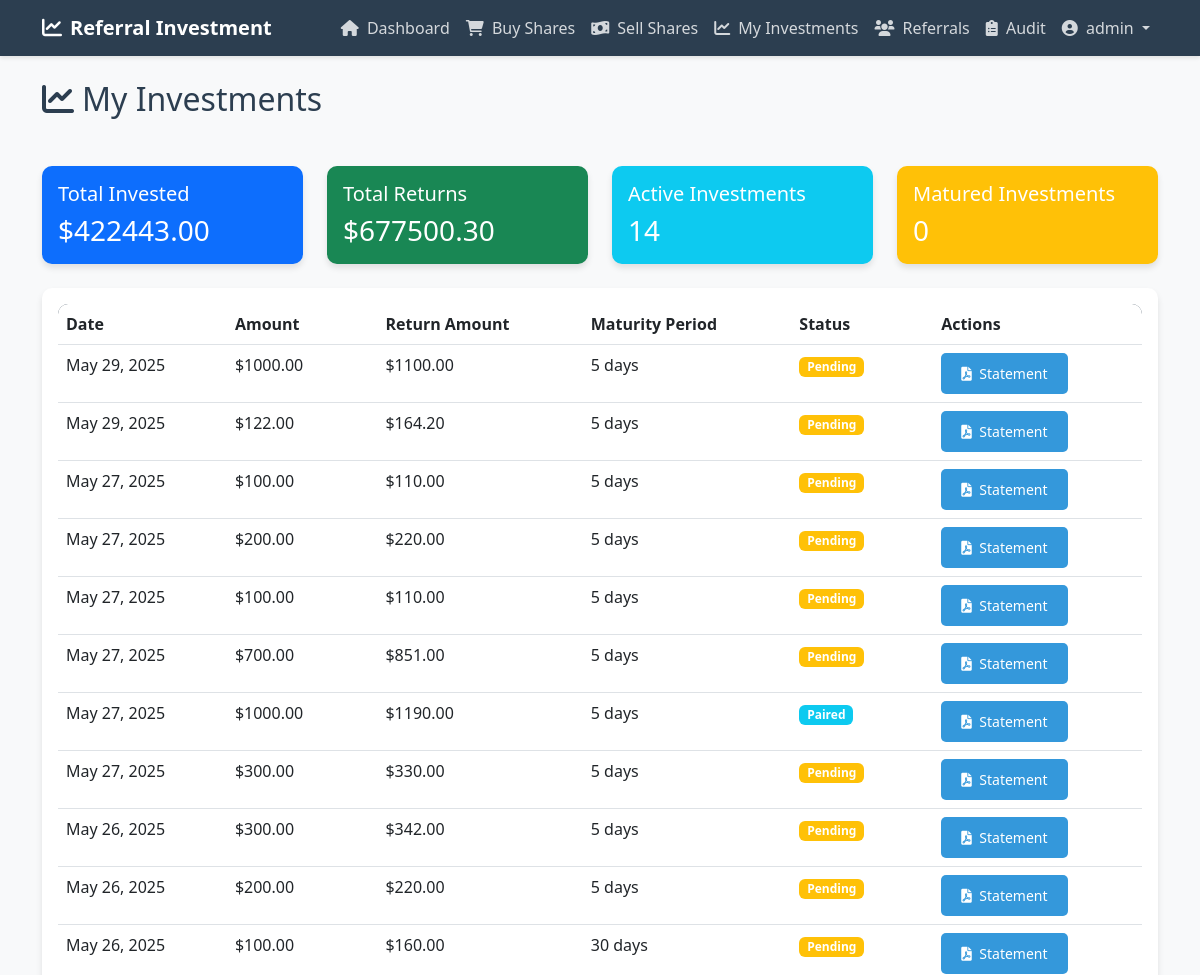
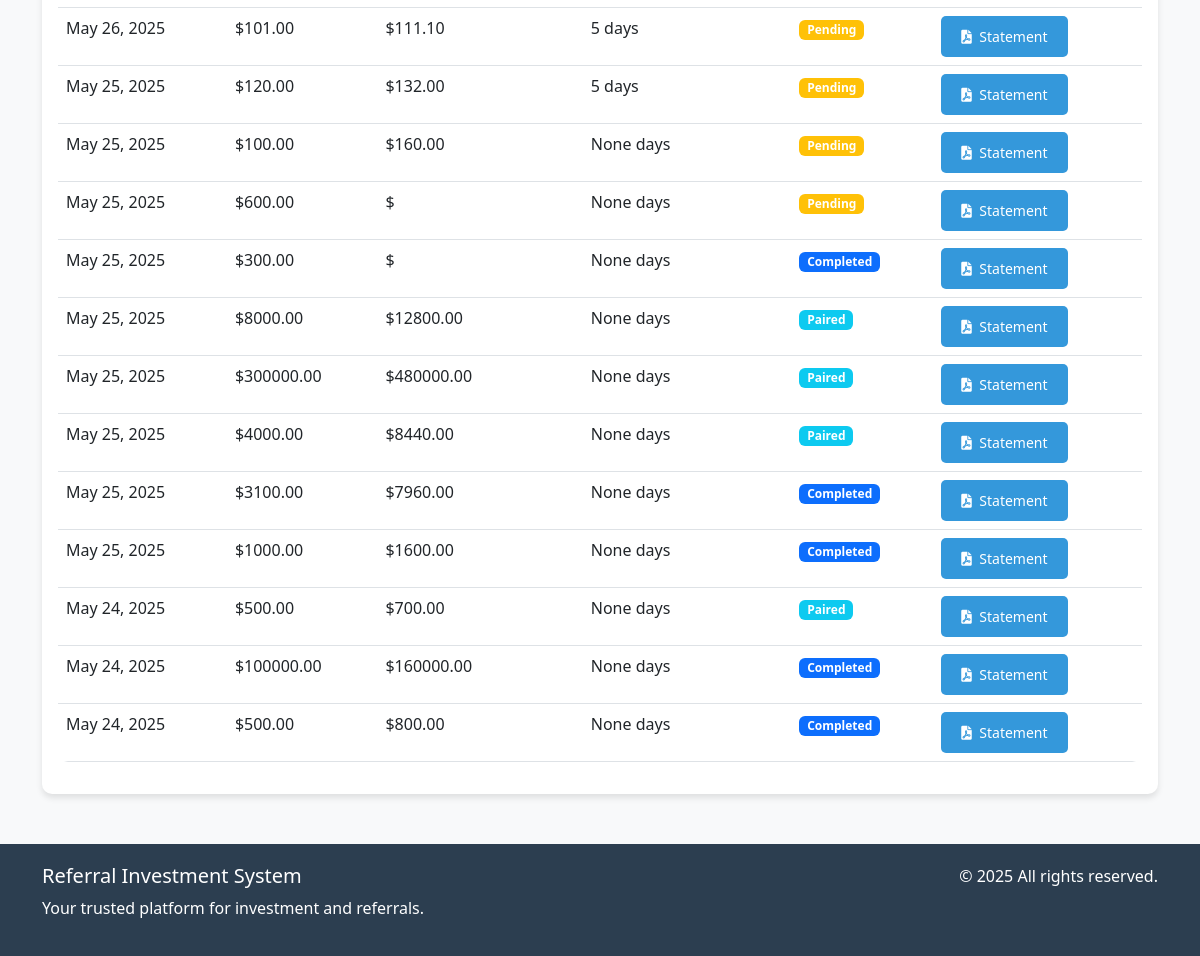
The app's page /api/my-investments/ (signed in), older data (2 pictures, top to bottom).
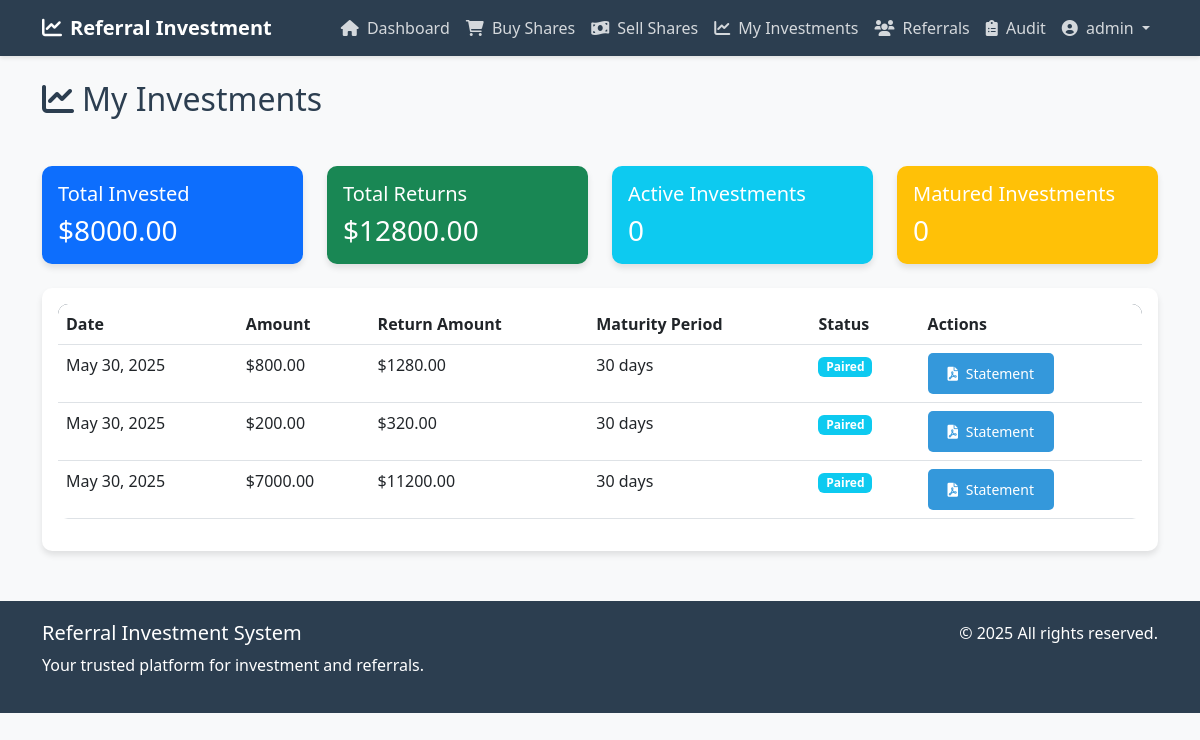
The same page, newer data.
### accounts/models.py (models this page shows, shortened)
class Investment(models.Model):
    STATUS_CHOICES = [
        ('pending', 'Pending'),
        ('matured', 'Matured'),
        ('paired', 'Paired'),
        ('partially_paid', 'Partially Paid'),
        ('completed', 'Completed'),
        ('confirmed', 'Confirmed')  # New status for countdown period
    ]
    user = models.ForeignKey(User, on_delete=models.CASCADE, related_name='investments')
    amount = models.DecimalField(max_digits=10, decimal_places=2)
    remn_amount = models.DecimalField(max_digits=10, decimal_places=2, null=True, blank=True)
    remaining_amount = models.DecimalField(max_digits=10, decimal_places=2, null=True, blank=True)
    created_at = models.DateTimeField(auto_now_add=True)
    maturity_date = models.DateTimeField(help_text='Date when investment matures')
    maturity_period = models.IntegerField(help_text='Duration in days until investment matures', null=True, blank=True)
    status = models.CharField(max_length=20, choices=STATUS_CHOICES, default='pending')
    paired_to = models.ForeignKey(User, on_delete=models.SET_NULL, null=True, blank=True, related_name='paired_investments')
    return_amount = models.DecimalField(max_digits=10, decimal_places=2, null=True, blank=True)
    referral_bonus_used = models.DecimalField(max_digits=10, decimal_places=2, default=0)
    amount_paid = models.DecimalField(max_digits=10, decimal_places=2, default=0)
    payment_confirmed_at = models.DateTimeField(null=True, blank=True)
    last_payment_at = models.DateTimeField(null=True, blank=True)
    start_countdown_at = models.DateTimeField(null=True, blank=True)
    transaction_reference = models.CharField(max_length=50, unique=True, null=True, blank=True)
    payment_method = models.CharField(max_length=50, null=True, blank=True)
    payment_notes = models.TextField(blank=True)
    maturity_notification_sent = models.BooleanField(default=False)
    is_confirmed = models.BooleanField(default=False)
    pairing_reference = models.CharField(max_length=50, unique=True, null=True, blank=True)
    confirmed_at = models.DateTimeField(null=True, blank=True)
    mature_at = models.DateTimeField(null=True, blank=True)
    countdown_duration = models.IntegerField(default=5, help_text='Duration in days until investment matures after confirmation')
    class Meta:
        indexes = [
            models.Index(fields=['status', 'is_confirmed', 'mature_at']),
            models.Index(fields=['confirmed_at']),
        ]

### accounts/views.py (the view)
# urls.py: path('my-investments/', MyInvestmentsView.as_view(), name='my_investments'),
class MyInvestmentsView(LoginRequiredMixin, TemplateView):
    template_name = 'accounts/my_investments.html'
    def get_context_data(self, **kwargs):
        context = super().get_context_data(**kwargs)
        user = self.request.user
        investments = Investment.objects.filter(user=user).order_by('-created_at')
        total_invested = investments.aggregate(total=Sum('amount'))['total'] or 0
        total_returns = investments.aggregate(total=Sum('return_amount'))['total'] or 0
        active_investments = investments.filter(status='pending').count()
        matured_investments = investments.filter(status='matured').count()
        context.update({
            'investments': investments,
            'total_invested': total_invested,
            'total_returns': total_returns,
            'active_investments': active_investments,
            'matured_investments': matured_investments,
        })
        return context

### accounts/templates/accounts/my_investments.html (shortened to what this page needs)
{% extends 'accounts/base.html' %}
{% block content %}
<div class="row mb-4">
    <div class="col-md-12">
        <h2 class="mb-4">
            <i class="fas fa-chart-line me-2"></i>My Investments
        </h2>
    </div>
</div>
<div class="row mb-4">
    <div class="col-md-3">
        <div class="card bg-primary text-white">
            <div class="card-body">
                <h5 class="card-title">Total Invested</h5>
                <h3 class="card-text">${{ total_invested|floatformat:2 }}</h3>
            </div>
        </div>
    </div>
    <div class="col-md-3">
        <div class="card bg-success text-white">
            <div class="card-body">
                <h5 class="card-title">Total Returns</h5>
                <h3 class="card-text">${{ total_returns|floatformat:2 }}</h3>
            </div>
        </div>
    </div>
    <div class="col-md-3">
        <div class="card bg-info text-white">
            <div class="card-body">
                <h5 class="card-title">Active Investments</h5>
                <h3 class="card-text">{{ active_investments }}</h3>
            </div>
        </div>
    </div>
    <div class="col-md-3">
        <div class="card bg-warning text-white">
            <div class="card-body">
                <h5 class="card-title">Matured Investments</h5>
                <h3 class="card-text">{{ matured_investments }}</h3>
            </div>
        </div>
    </div>
</div>
<div class="card">
    <div class="card-body">
        <div class="table-responsive">
            <table class="table table-hover">
                <thead>
                    <tr>
                        <th>Date</th>
                        <th>Amount</th>
                        <th>Return Amount</th>
                        <th>Maturity Period</th>
                        <th>Status</th>
                        <th>Actions</th>
                    </tr>
                </thead>
                <tbody>
                    {% for investment in investments %}
                    <tr>
                        <td>{{ investment.created_at|date:"M d, Y" }}</td>
                        <td>${{ investment.amount|floatformat:2 }}</td>
                        <td>${{ investment.return_amount|floatformat:2 }}</td>
                        <td>{{ investment.maturity_period }} days</td>
                        <td>
                            {% if investment.status == 'pending' %}
                                <span class="badge bg-warning">Pending</span>
                            {% elif investment.status == 'matured' %}
                                <span class="badge bg-success">Matured</span>
                            {% elif investment.status == 'paired' %}
                                <span class="badge bg-info">Paired</span>
                            {% elif investment.status == 'completed' %}
                                <span class="badge bg-primary">Completed</span>
                            {% endif %}
                        </td>
                        <td>
                            <a href="{% url 'investment_statement_pdf' investment.id %}" class="btn btn-sm btn-primary" target="_blank">
                                <i class="fas fa-file-pdf me-1"></i> Statement
                            </a>
                        </td>
                    </tr>
                    {% empty %}
                    <tr>
                        <td colspan="6" class="text-center">No investments found.</td>
                    </tr>
                    {% endfor %}
                </tbody>
            </table>
        </div>
    </div>
</div>
{% endblock %}

Row changes from the older to the newer data that the page shows:
removed Investment: created_at "May 29, 2025", amount "1000.00", return_amount "1100.00", maturity_period "5", status "Pending"
removed Investment: created_at "May 29, 2025", amount "122.00", return_amount "164.20", maturity_period "5", status "Pending"
removed Investment: created_at "May 27, 2025", amount "100.00", return_amount "110.00", maturity_period "5", status "Pending"
removed Investment: created_at "May 27, 2025", amount "200.00", return_amount "220.00", maturity_period "5", status "Pending"
removed Investment: created_at "May 27, 2025", amount "100.00", return_amount "110.00", maturity_period "5", status "Pending"
removed Investment: created_at "May 27, 2025", amount "700.00", return_amount "851.00", maturity_period "5", status "Pending"
removed Investment: created_at "May 27, 2025", amount "1000.00", return_amount "1190.00", maturity_period "5", status "Paired"
removed Investment: created_at "May 27, 2025", amount "300.00", return_amount "330.00", maturity_period "5", status "Pending"
removed Investment: created_at "May 26, 2025", amount "300.00", return_amount "342.00", maturity_period "5", status "Pending"
removed Investment: created_at "May 26, 2025", amount "200.00", return_amount "220.00", maturity_period "5", status "Pending"
removed Investment: created_at "May 26, 2025", amount "100.00", return_amount "160.00", maturity_period "30", status "Pending"
removed Investment: created_at "May 26, 2025", amount "101.00", return_amount "111.10", maturity_period "5", status "Pending"
removed Investment: created_at "May 25, 2025", amount "120.00", return_amount "132.00", maturity_period "5", status "Pending"
removed Investment: created_at "May 25, 2025", amount "100.00", return_amount "160.00", maturity_period "None", status "Pending"
removed Investment: created_at "May 25, 2025", amount "600.00", maturity_period "None", status "Pending"
removed Investment: created_at "May 25, 2025", amount "300.00", maturity_period "None", status "Completed"
removed Investment: created_at "May 25, 2025", amount "8000.00", return_amount "12800.00", maturity_period "None", status "Paired"
removed Investment: created_at "May 25, 2025", amount "300000.00", return_amount "480000.00", maturity_period "None", status "Paired"
removed Investment: created_at "May 25, 2025", amount "4000.00", return_amount "8440.00", maturity_period "None", status "Paired"
removed Investment: created_at "May 25, 2025", amount "3100.00", return_amount "7960.00", maturity_period "None", status "Completed"
removed Investment: created_at "May 25, 2025", amount "1000.00", return_amount "1600.00", maturity_period "None", status "Completed"
removed Investment: created_at "May 24, 2025", amount "500.00", return_amount "700.00", maturity_period "None", status "Paired"
removed Investment: created_at "May 24, 2025", amount "100000.00", return_amount "160000.00", maturity_period "None", status "Completed"
removed Investment: created_at "May 24, 2025", amount "500.00", return_amount "800.00", maturity_period "None", status "Completed"
added Investment: created_at "May 30, 2025", amount "800.00", return_amount "1280.00", maturity_period "30", status "Paired"
added Investment: created_at "May 30, 2025", amount "200.00", return_amount "320.00", maturity_period "30", status "Paired"
added Investment: created_at "May 30, 2025", amount "7000.00", return_amount "11200.00", maturity_period "30", status "Paired"
Text that changed along with them:
{{ total_invested|floatformat:2 }}: "422443.00" → "8000.00"
{{ total_returns|floatformat:2 }}: "677500.30" → "12800.00"
{{ active_investments }}: "14" → "0"
